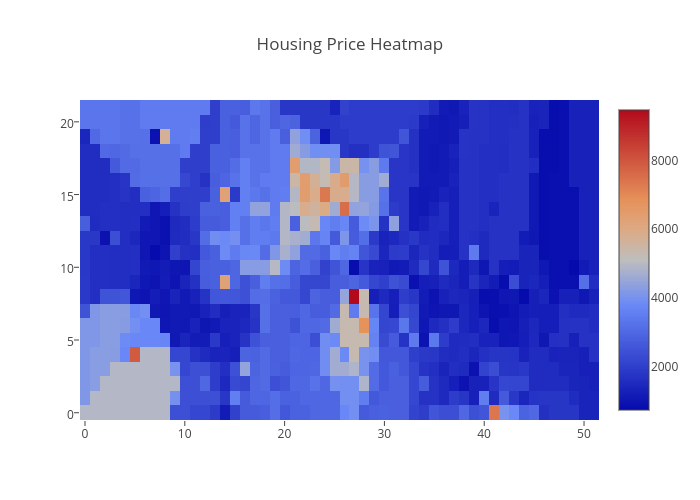

The script that drew this image:
import pandas as pd
import numpy as np
import sys
import json


def histogram(res=0.05):
    xx, yy = np.meshgrid(np.arange(df.longitude.min(), df.longitude.max(), res),
                         np.arange(df.latitude.min(), df.latitude.max(), res))
    squares = np.array([xx.ravel(), (xx + res).ravel(), yy.ravel(), (yy + res).ravel()]).T
    return np.apply_along_axis(average_value_rating, 1, squares).reshape(xx.shape)

def average_value_rating(square):
    def value_rating(row):
        # TODO
        return row.price
    points = points_in_square(square)
    if points.empty:
        center = (square[:2].mean(), square[2:].mean())
        points = nearest_points(5, center)
    return points.apply(value_rating, axis=1).mean()

def points_in_square(square):
    left, right, lower, upper = square.tolist()
    return df[(left <= df.longitude) &
              (df.longitude <= right) &
              (lower <= df.latitude) &
              (df.latitude <= upper)]

def nearest_points(num, point):
    return df.assign(distance=(df.longitude-point[0])**2+(df.latitude-point[1])**2) \
             .sort_values('distance').iloc[:num]



import argparse

parser = argparse.ArgumentParser(description='Generate a heatmap of housing price values.')
group = parser.add_mutually_exclusive_group()
parser.add_argument('data', type=open, help='the file containing listings data')
group.add_argument('--offline', action='store_const',
                    const=True, default=False,
                    help='run in offline mode')
group.add_argument('-o', dest='filename',
                    help='save output to .png file')

args = parser.parse_args()

data = json.load(args.data)
df = pd.DataFrame(data)
h = histogram()

import plotly.plotly as py
import plotly.graph_objs as go
import plotly.offline as ol

layout = go.Layout(title='Housing Price Heatmap')
data = [ go.Heatmap(z=h) ]
fig = go.Figure(data=data, layout=layout)

if args.offline:
    ol.plot(fig, filename='heatmap.html')
elif args.filename:
    py.image.save_as(fig, args.filename)
else:
    py.plot(fig, filename='heatmap')
